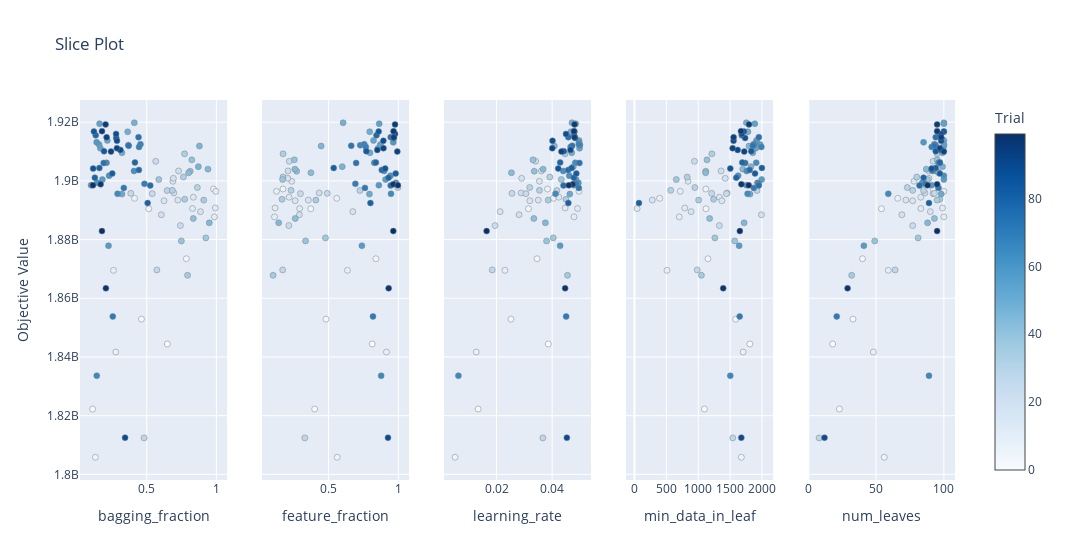

Notebook cell for this chart:
### Markdown cell above
El **learning rate** es un parámetro que tiene que ir acompañado por más árboles.

### Code cell
plot_slice(study)
